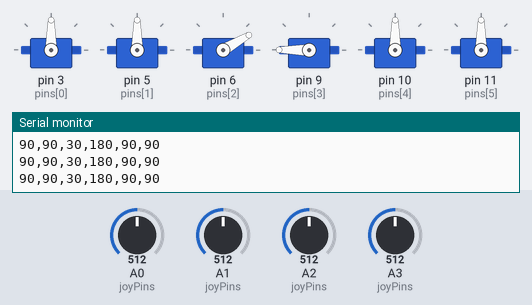
Bench run of a sketch on a simulated Arduino Uno, built with avr-gcc and run on an emulated ATmega328P. Parts: 6 × servo, the last lines printed to the serial monitor. The test bench sets the inputs (shaded band); at power-on: A0 (joyPins) = 512, A2 (joyPins) = 512, A3 (joyPins) = 512, A1 (joyPins) = 512.

Above: at 1.2 s.
1.3 s: A0 (joyPins) set to 439
2.8 s: A0 (joyPins) set to 419
At 3.25 s:
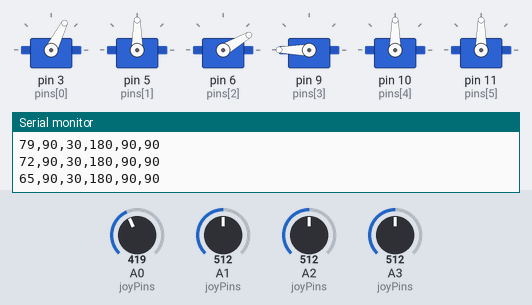
At 4.6 s:
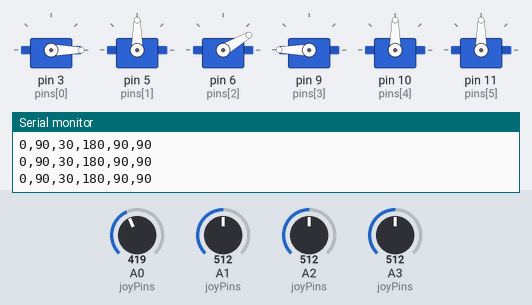
5.8 s: A2 (joyPins) set to 448
7.3 s: A2 (joyPins) set to 417
At 8.2 s:
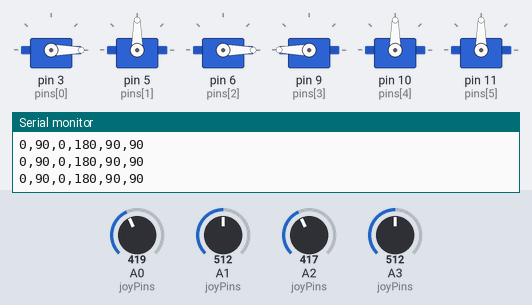
9.2 s: A3 (joyPins) set to 450
12.2 s: A3 (joyPins) set to 414
At 15.8 s:
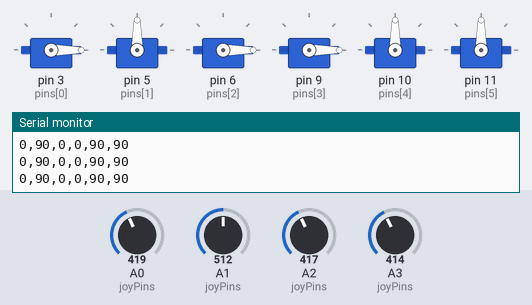
Timing chart, 0 to 16.2 s (numbered marks = the images above; inputs shaded):
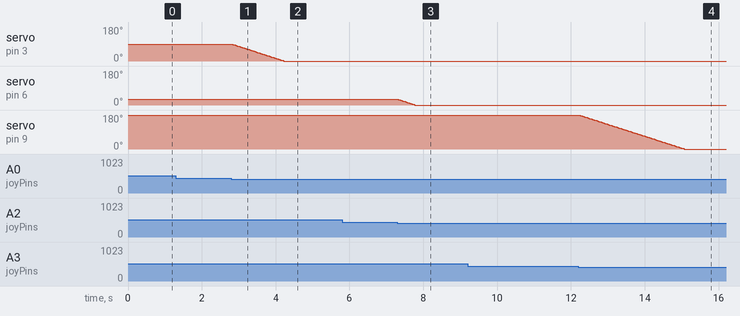

The sketch:

seisservosgrafok.ino
```cpp
#include <Servo.h>

Servo servos[6];
int pins[6] = {3, 5, 6, 9, 10, 11};
int currentAngles[6] = {90, 90, 30, 180, 90, 90};

// Joysticks
const int joyPins[4] = {A0, A1, A2, A3};  // X1, Y1, X2, Y2
const int servoMap[4] = {0, 1, 2, 3};     // Qué servo controla cada eje

// Zona muerta y paso
const int deadZone = 80;
const int step = 2;

void setup() {
  Serial.begin(9600);
  for (int i = 0; i < 6; i++) {
    servos[i].attach(pins[i]);
    servos[i].write(currentAngles[i]);
  }
}

void loop() {
  // 1. Leer joystick para 4 servos
  for (int i = 0; i < 4; i++) {
    controlarEje(joyPins[i], servoMap[i]);
  }

  // 2. Escuchar comandos de MATLAB (6 ángulos separados por comas)
  if (Serial.available()) {
    String input = Serial.readStringUntil('\n');
    input.trim();

    char buffer[64];
    input.toCharArray(buffer, sizeof(buffer));
    char* token = strtok(buffer, ",");

    int angles[6];
    int index = 0;

    while (token != NULL && index < 6) {
      angles[index] = constrain(atoi(token), 0, 180);
      token = strtok(NULL, ",");
      index++;
    }

    if (index == 6) {
      for (int i = 0; i < 6; i++) {
        moverSuave(i, angles[i]);
        currentAngles[i] = angles[i];
      }
    } else {
      Serial.println("Error: se esperaban 6 valores.");
    }
  }

  // 3. (Opcional) Enviar ángulos actuales a MATLAB
  static unsigned long lastSend = 0;
  if (millis() - lastSend > 100) {
    String estado = String(currentAngles[0]);
    for (int i = 1; i < 6; i++) {
      estado += "," + String(currentAngles[i]);
    }
    Serial.println(estado);
    lastSend = millis();
  }

  delay(10);  // Pequeña pausa para estabilidad
}

void controlarEje(int pin, int servoID) {
  int lectura = analogRead(pin);
  int diferencia = lectura - 512;

  if (abs(diferencia) > deadZone) {
    int cambio = map(diferencia, -512, 512, -step, step);
    int nuevoAngulo = constrain(currentAngles[servoID] + cambio, 0, 180);
    moverSuave(servoID, nuevoAngulo);
    currentAngles[servoID] = nuevoAngulo;
  }
}

void moverSuave(int servoID, int destino) {
  int actual = currentAngles[servoID];
  if (actual == destino) return;

  int paso = (actual < destino) ? 1 : -1;
  for (int pos = actual; pos != destino; pos += paso) {
    servos[servoID].write(pos);
    delay(5);
  }
  servos[servoID].write(destino);
}
```

Measured:
- the behaviour switches between 432 and 431 on A0 (joyPins) (found by bisection; images 0 and 1)
- the behaviour switches between 432 and 431 on A2 (joyPins) (found by bisection; images 2 and 3)
- the behaviour switches between 432 and 431 on A3 (joyPins) (found by bisection; images 3 and 4)
- after the input at 2.8 s, servo on pin 3 (pins[0]): moves from 90° to 0° over 1.4 s, starting at once
- after the input at 7.3 s, servo on pin 6 (pins[2]): moves from 30° to 0° over 0.46 s, starting at once
- after the input at 12.2 s, servo on pin 9 (pins[3]): moves from 180° to 0° over 2.9 s, starting at once
